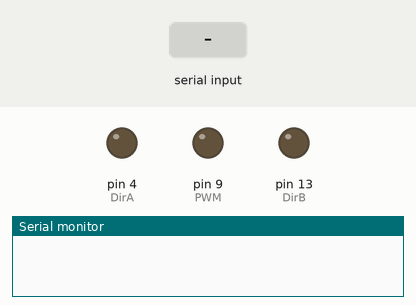
The sketch below on a simulated Arduino Uno, built with avr-gcc and run on an emulated ATmega328P. On the bench: output pins drawn as LEDs (lit = HIGH), the last lines printed to the serial monitor. The inputs (shaded band) are chosen by the test bench.

Above: at 1.2 s.
1.3 s: "a\n" received over Serial
At 2.4 s:
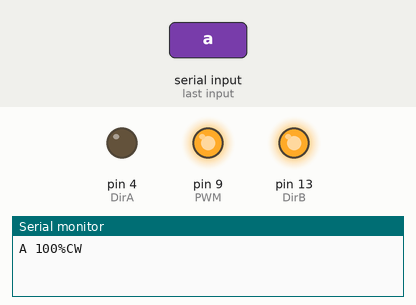
2.8 s: byte 98 ('b') received over Serial
At 3.5 s:
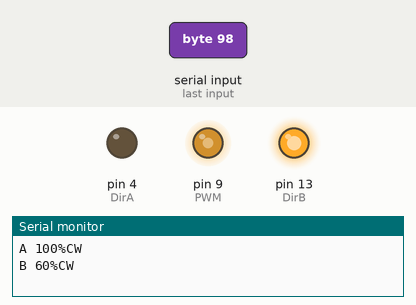
4.3 s: byte 100 ('d') received over Serial
At 4.6 s:
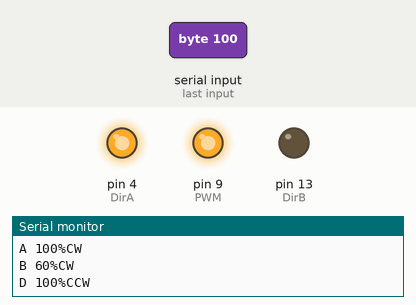
5.8 s: byte 101 ('e') received over Serial
At 7.0 s:
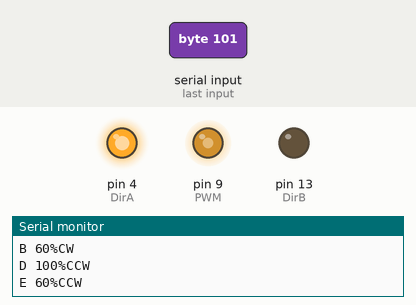
7.3 s: byte 97 ('a') received over Serial
At 8.1 s:
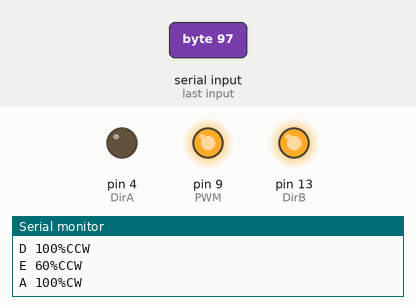
8.8 s: byte 115 ('s') received over Serial
At 9.3 s:
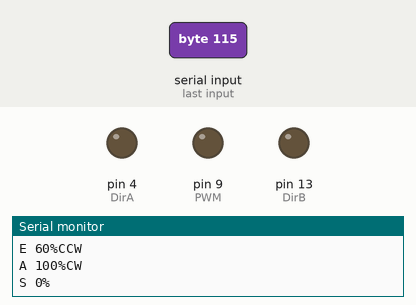
Timing chart, 0 to 11.3 s (numbered marks = the images above; inputs shaded):
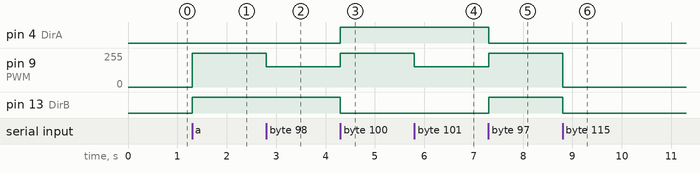

The sketch:

TESTFAN.ino
```cpp
void setup()
{
  Serial.begin(9600);
  pinMode(9,OUTPUT); //PWM
  setPwmFrequency(9,8); //Divisor by 8 we get 3.9kHz
  pinMode(4,OUTPUT); //DirA
  pinMode(13,OUTPUT); //DirB
}

void loop(){
  if(Serial.available()>0){
    char KBD = Serial.read();
    switch(KBD)
    {
    case 'a':
      analogWrite(9,255); //100%
      digitalWrite(4, LOW);
      digitalWrite(13, HIGH);
      Serial.println("A 100%CW");
    break;
    case 'b':
      analogWrite(9,153); //60%
      digitalWrite(4, LOW);
      digitalWrite(13, HIGH);
      Serial.println("B 60%CW");
    break;
    case 's':
      analogWrite(9,0); //0%
      digitalWrite(4, LOW);
      digitalWrite(13, LOW);
      Serial.println("S 0%");
    break;
    case 'd':
      analogWrite(9,255); //100%
      digitalWrite(4, HIGH);
      digitalWrite(13, LOW);
      Serial.println("D 100%CCW");
    break;
    case 'e':
      analogWrite(9,153); //60%
      digitalWrite(4, HIGH);
      digitalWrite(13, LOW);
      Serial.println("E 60%CCW");
    break;
    }
  }
}

void setPwmFrequency(int pin, int divisor) {
  byte mode;
  if(pin == 5 || pin == 6 || pin == 9 || pin == 10) {
    switch(divisor) {
      case 1: mode = 0x01; break;
      case 8: mode = 0x02; break;
      case 64: mode = 0x03; break;
      case 256: mode = 0x04; break;
      case 1024: mode = 0x05; break;
      default: return;
    }
    if(pin == 5 || pin == 6) {
      TCCR0B = TCCR0B & 0b11111000 | mode;
    } else {
      TCCR1B = TCCR1B & 0b11111000 | mode;
    }
  } else if(pin == 3 || pin == 11) {
    switch(divisor) {
      case 1: mode = 0x01; break;
      case 8: mode = 0x02; break;
      case 32: mode = 0x03; break;
      case 64: mode = 0x04; break;
      case 128: mode = 0x05; break;
      case 256: mode = 0x06; break;
      case 1024: mode = 0x07; break;
      default: return;
    }
    TCCR2B = TCCR2B & 0b11111000 | mode;
  }
}
```

Measured:
- after the input at 1.3 s, pin 9 (PWM): 0/255 → 255/255 at once; pin 13 (DirB): LOW → HIGH at once
- after the input at 2.8 s, pin 9 (PWM): 255/255 → 153/255 at once
- after the input at 4.3 s, pin 4 (DirA): LOW → HIGH at once; pin 9 (PWM): 153/255 → 255/255 at once; pin 13 (DirB): HIGH → LOW at once
- after the input at 5.8 s, pin 9 (PWM): 255/255 → 153/255 at once
- after the input at 7.3 s, pin 4 (DirA): HIGH → LOW at once; pin 9 (PWM): 153/255 → 255/255 at once; pin 13 (DirB): LOW → HIGH at once
- after the input at 8.8 s, pin 9 (PWM): 255/255 → 0/255 at once; pin 13 (DirB): HIGH → LOW at once
